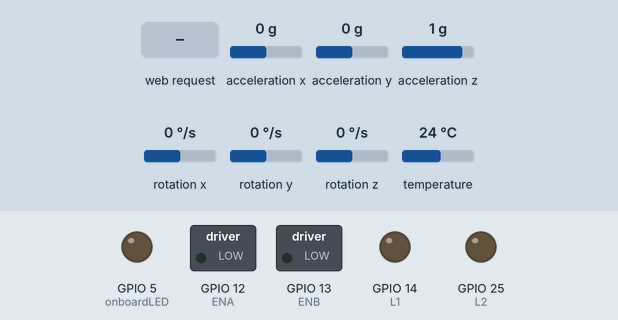
Bench run of a sketch on a simulated ESP32. Shown: switched loads named in the sketch (green lamp = pin HIGH), output pins drawn as LEDs (lit = HIGH). Inputs (shaded band) come from the test bench; at power-on: acceleration x 0 g, acceleration y 0 g, acceleration z 1 g, rotation x 0 °/s, rotation y 0 °/s, rotation z 0 °/s, temperature 24 °C. WiFi joins after 1.5 s; servers stay silent unless stated; pins used as bus, display or sensor lines are not drawn; what the sketch prints to the serial monitor is not drawn.

Above: at 3.2 s.
3.3 s: HTTP request GET /forward received
At 4.4 s:
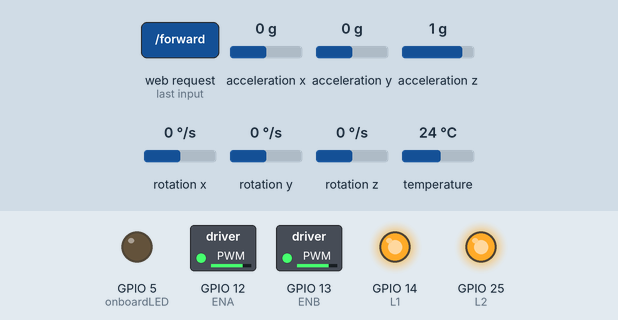
4.8 s: HTTP request GET /backward received
At 5.6 s:
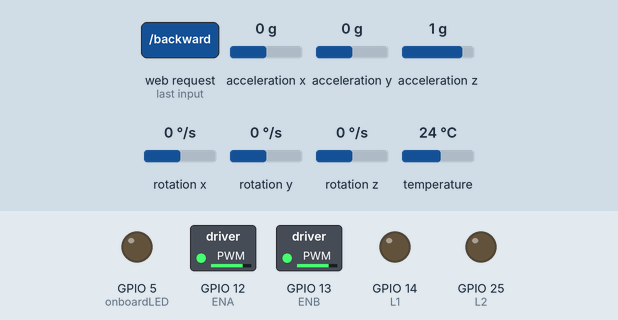
6.3 s: HTTP request GET /left received
At 6.8 s:
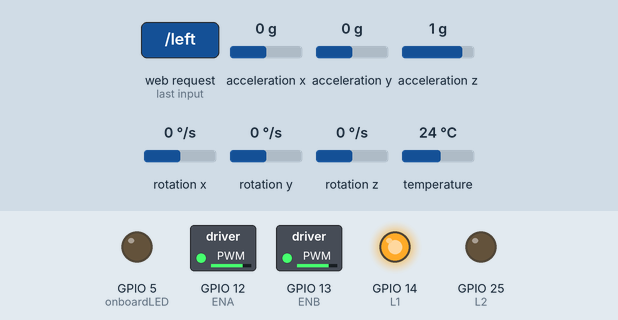
7.8 s: HTTP request GET /right received
At 8.9 s:
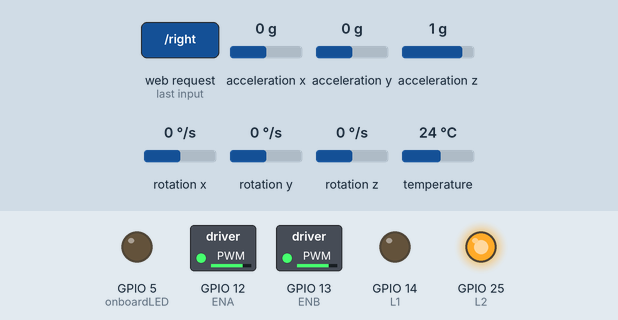
Timing chart, 0 to 10.8 s (numbered marks = the images above; inputs shaded):
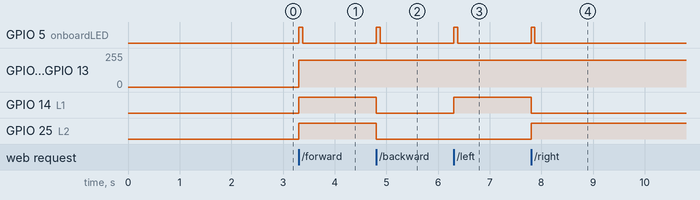

Measured:
- after the input at 3.3 s, GPIO 5 (onboardLED): LOW → HIGH at once, → LOW 0.08 s later; GPIO 12 (ENA), GPIO 13 (ENB): 0/255 → 200/255 at once; GPIO 14 (L1), GPIO 25 (L2): LOW → HIGH at once
- after the input at 4.8 s, GPIO 5 (onboardLED): LOW → HIGH at once, → LOW 0.08 s later; GPIO 14 (L1), GPIO 25 (L2): HIGH → LOW at once
- after the input at 6.3 s, GPIO 5 (onboardLED): LOW → HIGH at once, → LOW 0.08 s later; GPIO 14 (L1): LOW → HIGH at once
- after the input at 7.8 s, GPIO 5 (onboardLED): LOW → HIGH at once, → LOW 0.08 s later; GPIO 14 (L1): HIGH → LOW at once; GPIO 25 (L2): LOW → HIGH at once

The sketch:

esp32_wifi_car.ino
```cpp
#include <WiFi.h>
#include <WebServer.h>
#include <Adafruit_MPU6050.h>
#include <Adafruit_Sensor.h>
#include <Wire.h>

// Replace with your network credentials
//const char* ssid = "STARLINK v2";
const char* ssid = "get of my LAN";
const char* password = "P@$$w0rD";

// Variables to store acceleration and gyroscope data
float ax, ay, az, gx, gy, gz;

WebServer server(80);
Adafruit_MPU6050 mpu;

// Set up the pins for the car
const int ENA = 12;  // PWM pin for motor A speed control
const int ENB = 13;  // PWM pin for motor B speed control
const int L1 = 14;
const int L2 = 25;
const int R1 = 26;
const int R2 = 27;
const int onboardLED = 5;

int vSpeed = 200;
int i = 0;


void setup() {
  // Start serial communication
  Serial.begin(115200);

  // Connect to Wi-Fi network
  WiFi.begin(ssid, password);
  Serial.println("");

  // Wait for connection
  while (WiFi.status() != WL_CONNECTED) {
    delay(1000);
    Serial.println("Connecting to WiFi...");
  }

  Serial.println("Connected to WiFi");
  Serial.print("IP address: ");
  Serial.println(WiFi.localIP());

  // Set up the pins for the car as output pins
  pinMode(L1, OUTPUT);
  pinMode(L2, OUTPUT);
  pinMode(R1, OUTPUT);
  pinMode(R2, OUTPUT);
  pinMode(onboardLED, OUTPUT);
  pinMode(ENA, OUTPUT);
  pinMode(ENB, OUTPUT);
  digitalWrite(L1, LOW);
  digitalWrite(L2, LOW);
  digitalWrite(R1, LOW);
  digitalWrite(R2, LOW);

  // Start the web server
  server.on("/", handleRoot);
  server.on("/forward", moveForward);
  server.on("/backward", moveBackward);
  server.on("/left", turnLeft);
  server.on("/right", turnRight);
  server.on("/stop", stopCar);
  server.begin();

  Serial.println("Web server started");


  Serial.println("Adafruit MPU6050 test!");

  // Try to initialize!
  if (!mpu.begin()) {
    Serial.println("Failed to find MPU6050 chip");
    while (1) {
      delay(10);
    }
  }
  Serial.println("MPU6050 Found!");

  mpu.setAccelerometerRange(MPU6050_RANGE_8_G);
  Serial.print("Accelerometer range set to: ");
  switch (mpu.getAccelerometerRange()) {
  case MPU6050_RANGE_2_G:
    Serial.println("+-2G");
    break;
  case MPU6050_RANGE_4_G:
    Serial.println("+-4G");
    break;
  case MPU6050_RANGE_8_G:
    Serial.println("+-8G");
    break;
  case MPU6050_RANGE_16_G:
    Serial.println("+-16G");
    break;
  }
  mpu.setGyroRange(MPU6050_RANGE_500_DEG);
  Serial.print("Gyro range set to: ");
  switch (mpu.getGyroRange()) {
  case MPU6050_RANGE_250_DEG:
    Serial.println("+- 250 deg/s");
    break;
  case MPU6050_RANGE_500_DEG:
    Serial.println("+- 500 deg/s");
    break;
  case MPU6050_RANGE_1000_DEG:
    Serial.println("+- 1000 deg/s");
    break;
  case MPU6050_RANGE_2000_DEG:
    Serial.println("+- 2000 deg/s");
    break;
  }

  mpu.setFilterBandwidth(MPU6050_BAND_5_HZ);
  Serial.print("Filter bandwidth set to: ");
  switch (mpu.getFilterBandwidth()) {
  case MPU6050_BAND_260_HZ:
    Serial.println("260 Hz");
    break;
  case MPU6050_BAND_184_HZ:
    Serial.println("184 Hz");
    break;
  case MPU6050_BAND_94_HZ:
    Serial.println("94 Hz");
    break;
  case MPU6050_BAND_44_HZ:
    Serial.println("44 Hz");
    break;
  case MPU6050_BAND_21_HZ:
    Serial.println("21 Hz");
    break;
  case MPU6050_BAND_10_HZ:
    Serial.println("10 Hz");
    break;
  case MPU6050_BAND_5_HZ:
    Serial.println("5 Hz");
    break;
  }


}

void loop() {

  // Check if Wi-Fi connection is still active
  checkWifiConnection();

  // Read MPU6050 data
  readMPU6050();

  // Serial.print("ax: "); Serial.print(ax);
  // Serial.print(" ay: "); Serial.print(ay);
  // Serial.print(" az: "); Serial.print(az);
  // Serial.print(" gx: "); Serial.print(gx);
  // Serial.print(" gy: "); Serial.print(gy);
  // Serial.print(" gz: "); Serial.println(gz);


  // Handle incoming client requests
  server.handleClient();
}


// Handler for the root URL
void handleRoot() {
  String html = "<html><head><meta http-equiv='refresh' content='0.2'></head><body><h1 style='text-align:center;'>ESP32 Robot Control</h1>";
  html += "<table style='margin:auto;'>";
  html += "<tr><td colspan='3' style='text-align:center;'><form method='POST' action='/forward'><button type='submit' style='height:120px; width:120px;'>Forward</button></form></td></tr>";
  html += "<tr><td style='text-align:center; padding-right: 20px;'><form method='POST' action='/left'><button type='submit' style='height:120px; width:120px;'>Left</button></form></td><td style='text-align:center;'><form method='POST' action='/stop'><button type='submit' style='height:120px; width:120px;'>Stop</button></form></td><td style='text-align:center; padding-left: 20px;'><form method='POST' action='/right'><button type='submit' style='height:120px; width:120px;'>Right</button></form></td></tr>";
  html += "<tr><td colspan='3' style='text-align:center;'><form method='POST' action='/backward'><button type='submit' style='height:120px; width:120px;'>Backward</button></form></td></tr>";
  html += "<tr><td colspan='3' style='text-align:center;'>Accelerometer Values: <span id='accelerometerValues'>[" + String(ax) + "," + String(ay) + "," + String(az) + "]</span></td></tr>";
  html += "<tr><td colspan='3' style='text-align:center;'>Gyrometer Values: <span id='gyrometerValues'>[" + String(gx) + "," + String(gy) + "," + String(gz) + "]</span></td></tr>";
  html += "</table>";
  html += "</body></html>";
  server.send(200, "text/html", html);
}

// Handler for the forward URL
void moveForward() {
  digitalWrite(L1, HIGH);
  digitalWrite(L2, HIGH);
  digitalWrite(R1, LOW);
  digitalWrite(R2, LOW);
  analogWrite(ENA, vSpeed);  // Set motor A speed
  analogWrite(ENB, vSpeed);  // Set motor B speed
  BlinkLed();  // Call the blinkLed function
  server.sendHeader("Location", "/", true); // Redirect to the root handler
  server.send(302, "forward", "Moving forward"); // 302 status code is for redirection
  Serial.println("moving forward...");

}

// Handler for the backward URL
void moveBackward(){
  digitalWrite(L1, LOW);
  digitalWrite(L2, LOW);
  digitalWrite(R1, HIGH);
  digitalWrite(R2, HIGH);
  analogWrite(ENA, vSpeed);  // Set motor A speed
  analogWrite(ENB, vSpeed);  // Set motor B speed
  BlinkLed();  // Call the blinkLed function
  server.sendHeader("Location", "/", true); // Redirect to the root handler
  server.send(302, "backward", "Moving backward"); // 302 status code is for redirection
  Serial.println("moving backward...");
}

// Handler for the left URL
void turnLeft() {
  digitalWrite(L1, HIGH);
  digitalWrite(L2, LOW);
  digitalWrite(R1, HIGH);
  digitalWrite(R2, LOW);
  analogWrite(ENA, vSpeed);  // Set motor A speed
  analogWrite(ENB, vSpeed);  // Set motor B speed
  BlinkLed();  // Call the blinkLed function
  server.sendHeader("Location", "/", true); // Redirect to the root handler
  server.send(302, "left", "Turning left"); // 302 status code is for redirection
  Serial.println("Turning left...");
}

// Handler for the right URL
void turnRight() {
  digitalWrite(L1, LOW);
  digitalWrite(L2, HIGH);
  digitalWrite(R1, LOW);
  digitalWrite(R2, HIGH);
  analogWrite(ENA, vSpeed);  // Set motor A speed
  analogWrite(ENB, vSpeed);  // Set motor B speed
  BlinkLed();  // Call the blinkLed function
  server.sendHeader("Location", "/", true); // Redirect to the root handler
  server.send(302, "right", "Turning right"); // 302 status code is for redirection
  Serial.println("Turning right...");
}

// Handler for the stop URL
void stopCar() {
  digitalWrite(L1, LOW);
  digitalWrite(L2, LOW);
  digitalWrite(R1, LOW);
  digitalWrite(R2, LOW);
  server.sendHeader("Location", "/", true); // Redirect to the root handler
  server.send(302, "stop", "Stopped");  // 302 status code is for redirection
  Serial.println("car stopped...");
}


void BlinkLed() {
  digitalWrite(onboardLED, HIGH);
  delay(75);
  digitalWrite(onboardLED, LOW);
}


void checkWifiConnection() {
  if (WiFi.status() != WL_CONNECTED) {
    for (int i = 0; i < 3; i++) {
      digitalWrite(onboardLED, HIGH); // turn on the LED
      delay(50);
      digitalWrite(onboardLED, LOW); // turn off the LED
      delay(50);
    }
    digitalWrite(onboardLED, LOW); // turn off the LED
    delay(1200);
  } else {
    digitalWrite(onboardLED, LOW); // turn off the LED
  }
}


// Function to read accelerometer and gyroscope data from MPU6050
void readMPU6050() {
  sensors_event_t a, g, temp;

  mpu.getEvent(&a, &g, &temp);

  // Print the accelerometer data
  Serial.print("Acceleration (m/s^2): ");
  Serial.print(a.acceleration.x);
  Serial.print(", ");
  Serial.print(a.acceleration.y);
  Serial.print(", ");
  Serial.print(a.acceleration.z);

  // Print the gyroscope data
  Serial.print(" | Gyroscope (rad/s): ");
  Serial.print(g.gyro.x);
  Serial.print(", ");
  Serial.print(g.gyro.y);
  Serial.print(", ");
  Serial.print(g.gyro.z);


  // Update global variables with sensor data
  ax = a.acceleration.x;
  ay = a.acceleration.y;
  az = a.acceleration.z;
  gx = g.gyro.x;
  gy = g.gyro.y;
  gz = g.gyro.z;

  Serial.println();
}
```
